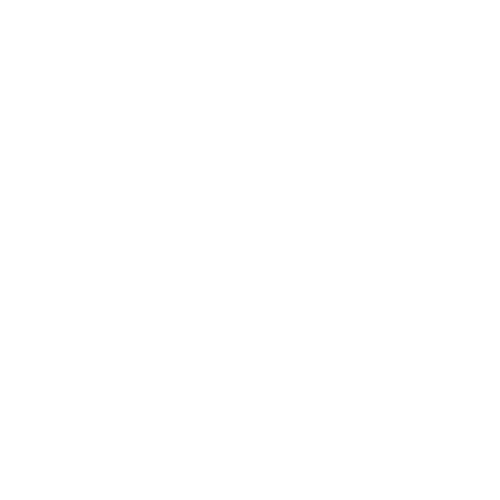
Frame 1 (no input)
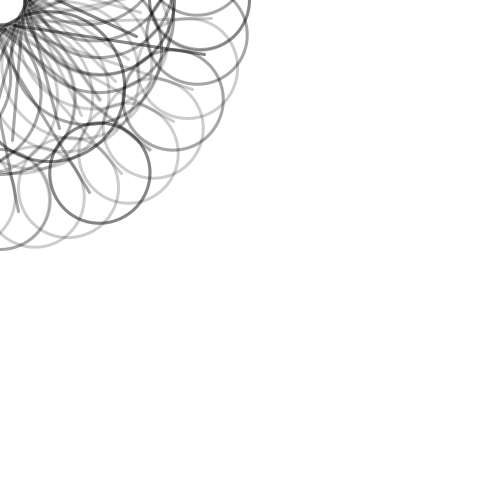
Frame 60 (the mouse pressed at the canvas centre just before this capture)
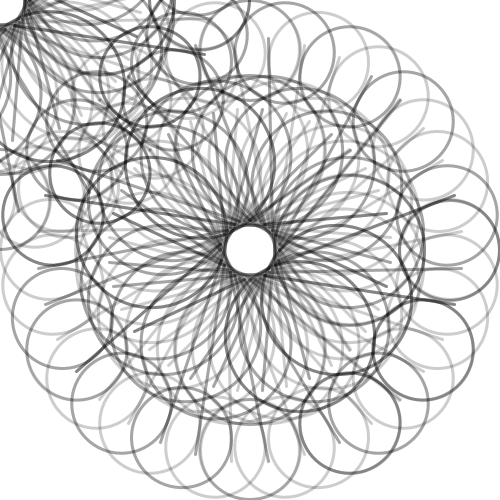
Frame 120 (the mouse held since frame 60 and released just before this capture)

The Processing sketch that drew these frames (run headless with seeded random() and noise(); from frame 60 on, the mouse is pressed at the canvas centre):

// Processing sketch: processing_171173
// ── processing_171173.pde

void setup()
{
 background(255);
 size(500,500);
 noFill();
 stroke(0,0,0,50);
 strokeWeight(3);
 smooth();
 rectMode(CENTER);
}

void draw()
{
 
  translate(mouseX,mouseY);
rotate(radians(millis())*10);
  ellipse(0,200,100,100);
  line(0,30,150,150);
  ellipse(0,100,150,150);
  line(30,0,100,100);
  
}
